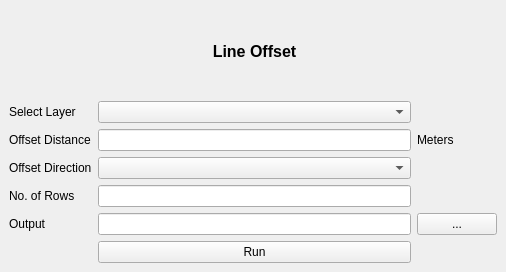
<?xml version="1.0" encoding="UTF-8"?>
<ui version="4.0">
 <class>DockWidget</class>
 <widget class="QDockWidget" name="DockWidget">
  <property name="geometry">
   <rect>
    <x>0</x>
    <y>0</y>
    <width>506</width>
    <height>272</height>
   </rect>
  </property>
  <property name="sizePolicy">
   <sizepolicy hsizetype="Preferred" vsizetype="Fixed">
    <horstretch>0</horstretch>
    <verstretch>0</verstretch>
   </sizepolicy>
  </property>
  <property name="maximumSize">
   <size>
    <width>506</width>
    <height>272</height>
   </size>
  </property>
  <property name="windowTitle">
   <string/>
  </property>
  <widget class="QWidget" name="dockWidgetContents">
   <layout class="QGridLayout" name="gridLayout_3">
    <item row="0" column="0">
     <layout class="QGridLayout" name="gridLayout">
      <item row="0" column="0">
       <layout class="QGridLayout" name="gridLayout_2">
        <item row="5" column="2">
         <widget class="QLineEdit" name="rows"/>
        </item>
        <item row="6" column="3">
         <widget class="QPushButton" name="browse">
          <property name="toolTip">
           <string>&lt;html&gt;&lt;head/&gt;&lt;body&gt;&lt;p&gt;Browse&lt;/p&gt;&lt;/body&gt;&lt;/html&gt;</string>
          </property>
          <property name="text">
           <string>...</string>
          </property>
         </widget>
        </item>
        <item row="4" column="0">
         <widget class="QLabel" name="label_8">
          <property name="text">
           <string>&lt;html&gt;&lt;head/&gt;&lt;body&gt;&lt;p&gt;Offset Direction&lt;/p&gt;&lt;/body&gt;&lt;/html&gt;</string>
          </property>
         </widget>
        </item>
        <item row="1" column="2">
         <widget class="QgsMapLayerComboBox" name="layer">
          <property name="showCrs">
           <bool>true</bool>
          </property>
         </widget>
        </item>
        <item row="2" column="2">
         <widget class="QLineEdit" name="distance"/>
        </item>
        <item row="1" column="0">
         <widget class="QLabel" name="label_9">
          <property name="text">
           <string>&lt;html&gt;&lt;head/&gt;&lt;body&gt;&lt;p&gt;Select Layer&lt;/p&gt;&lt;/body&gt;&lt;/html&gt;</string>
          </property>
         </widget>
        </item>
        <item row="2" column="3">
         <widget class="QLabel" name="label_10">
          <property name="text">
           <string>&lt;html&gt;&lt;head/&gt;&lt;body&gt;&lt;p&gt;Meters&lt;/p&gt;&lt;/body&gt;&lt;/html&gt;</string>
          </property>
         </widget>
        </item>
        <item row="2" column="0">
         <widget class="QLabel" name="label_11">
          <property name="text">
           <string>&lt;html&gt;&lt;head/&gt;&lt;body&gt;&lt;p&gt;Offset Distance&lt;/p&gt;&lt;/body&gt;&lt;/html&gt;</string>
          </property>
         </widget>
        </item>
        <item row="5" column="0">
         <widget class="QLabel" name="label_12">
          <property name="text">
           <string>&lt;html&gt;&lt;head/&gt;&lt;body&gt;&lt;p&gt;No. of Rows&lt;/p&gt;&lt;/body&gt;&lt;/html&gt;</string>
          </property>
         </widget>
        </item>
        <item row="4" column="2">
         <widget class="QComboBox" name="direction"/>
        </item>
        <item row="7" column="2">
         <widget class="QPushButton" name="run">
          <property name="toolTip">
           <string>&lt;html&gt;&lt;head/&gt;&lt;body&gt;&lt;p&gt;Execute&lt;/p&gt;&lt;/body&gt;&lt;/html&gt;</string>
          </property>
          <property name="text">
           <string>Run</string>
          </property>
         </widget>
        </item>
        <item row="6" column="2">
         <widget class="QLineEdit" name="output"/>
        </item>
        <item row="6" column="0">
         <widget class="QLabel" name="label_13">
          <property name="text">
           <string>&lt;html&gt;&lt;head/&gt;&lt;body&gt;&lt;p&gt;Output&lt;/p&gt;&lt;/body&gt;&lt;/html&gt;</string>
          </property>
         </widget>
        </item>
        <item row="0" column="2">
         <widget class="QLabel" name="label_14">
          <property name="text">
           <string>&lt;html&gt;&lt;head/&gt;&lt;body&gt;&lt;p align=&quot;center&quot;&gt;&lt;span style=&quot; font-size:12pt; font-weight:600;&quot;&gt;Line Offset&lt;/span&gt;&lt;/p&gt;&lt;/body&gt;&lt;/html&gt;</string>
          </property>
         </widget>
        </item>
       </layout>
      </item>
     </layout>
    </item>
   </layout>
  </widget>
 </widget>
 <customwidgets>
  <customwidget>
   <class>QgsMapLayerComboBox</class>
   <extends>QComboBox</extends>
   <header>qgsmaplayercombobox.h</header>
  </customwidget>
 </customwidgets>
 <resources/>
 <connections/>
</ui>
